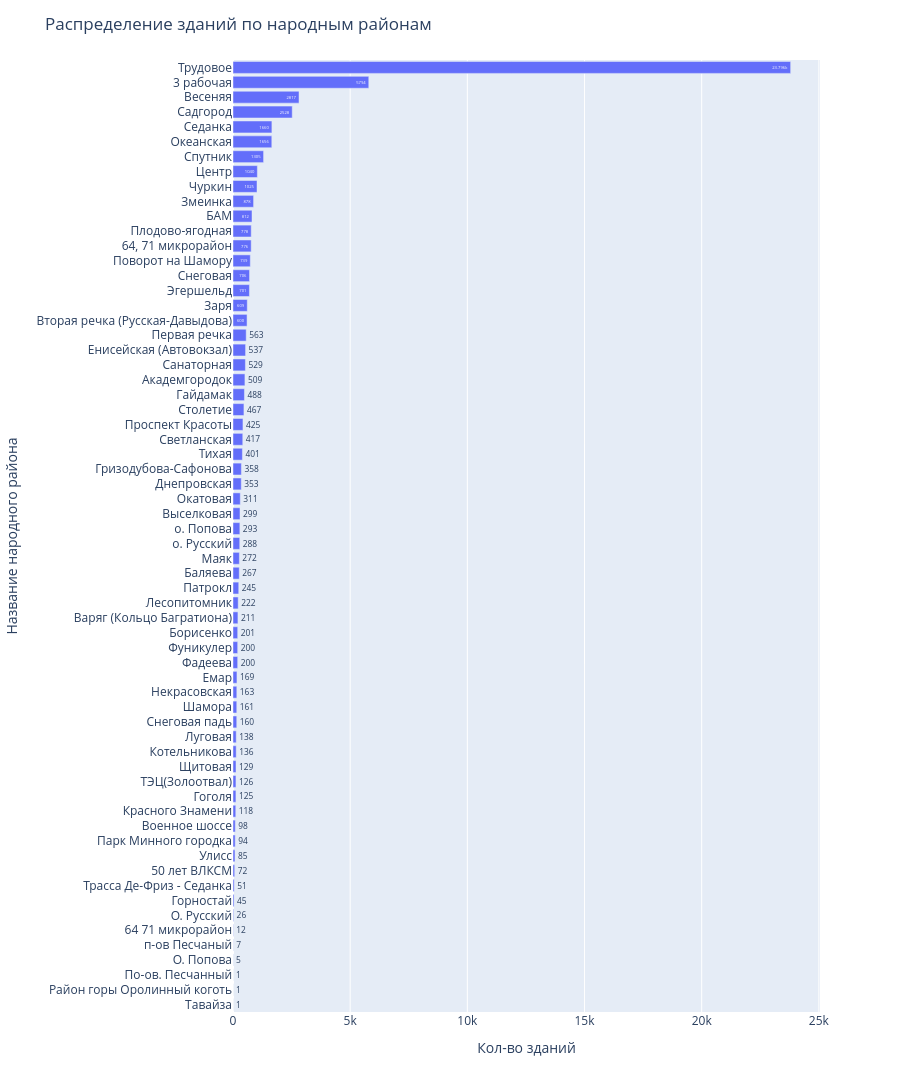

Here is the notebook cell this chart was saved with:
### Markdown cell above
### Народные районы

### Code cell
folk_district_count = buildings_for_analysis.groupby("folk_district_name")["id"].count().reset_index().rename(columns={
    "folk_district_name": "Название народного района",
    "id": "Кол-во зданий"
}).sort_values(by="Кол-во зданий")

fig = px.bar(folk_district_count, x="Кол-во зданий", y="Название народного района", text_auto=True)

fig.update_layout(
    title_text="Распределение зданий по народным районам",
    height=1200
)

fig.show()

### Figure 1 — Plotly figure (JSON) as saved in the notebook; plotly's stock layout.template omitted (floating-point values rounded to 4 significant figures)
{"data": [{"hovertemplate": "Кол-во зданий=%{x}<br>Название народного района=%{y}<extra></extra>", "legendgroup": "", "marker": {"color": "#636efa", "pattern": {"shape": ""}}, "name": "", "orientation": "h", "showlegend": false, "textposition": "auto", "texttemplate": "%{x}", "type": "bar", "x": [1, 1, 1, 5, 7, 12, 26, 45, 51, 72, 85, 94, 98, 118, 125, 126, 129, 136, 138, 160, 161, 163, 169, 200, 200, 201, 211, 222, 245, 267, 272, 288, 293, 299, 311, 353, 358, 401, 417, 425, 467, 488, 509, 529, 537, 563, 600, 609, 701, 706, 739, 776, 778, 812, 878, 1025, 1040, 1305, 1656, 1660, 2528, 2817, 5794, 23796], "xaxis": "x", "y": ["Тавайза", "Район горы Оролинный коготь", "По-ов. Песчанный", "О. Попова", "п-ов Песчаный", "64 71 микрорайон", "О. Русский", "Горностай", "Трасса Де-Фриз - Седанка", "50 лет ВЛКСМ", "Улисс", "Парк Минного городка", "Военное шоссе", "Красного Знамени", "Гоголя", "ТЭЦ(Золоотвал)", "Щитовая", "Котельникова", "Луговая", "Снеговая падь", "Шамора", "Некрасовская", "Емар", "Фадеева", "Фуникулер", "Борисенко", "Варяг (Кольцо Багратиона)", "Лесопитомник", "Патрокл", "Баляева", "Маяк", "о. Русский", "о. Попова", "Выселковая", "Окатовая", "Днепровская", "Гризодубова-Сафонова", "Тихая", "Светланская", "Проспект Красоты", "Столетие", "Гайдамак", "Академгородок", "Санаторная", "Енисейская (Автовокзал)", "Первая речка", "Вторая речка (Русская-Давыдова)", "Заря", "Эгершельд", "Снеговая", "Поворот на Шамору", "64, 71 микрорайон", "Плодово-ягодная", "БАМ", "Змеинка", "Чуркин", "Центр", "Спутник", "Океанская", "Седанка", "Садгород", "Весеняя", "3 рабочая", "Трудовое"], "yaxis": "y"}], "layout": {"barmode": "relative", "height": 1200, "legend": {"tracegroupgap": 0}, "margin": {"t": 60}, "title": {"text": "Распределение зданий по народным районам"}, "xaxis": {"anchor": "y", "domain": [0, 1], "title": {"text": "Кол-во зданий"}}, "yaxis": {"anchor": "x", "domain": [0, 1], "title": {"text": "Название народного района"}}}}
